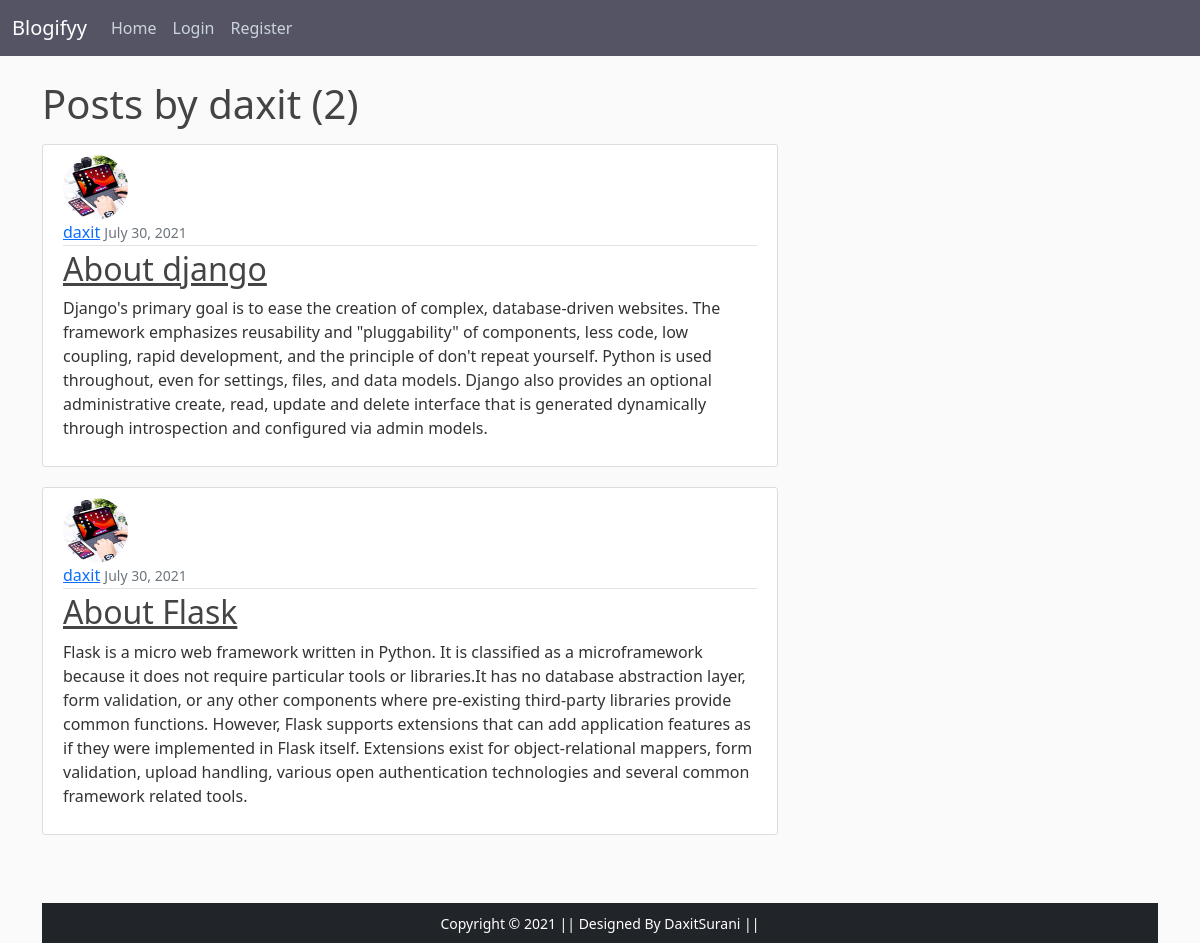
The app's page /user/daxit with its own data.
### blog/models.py (models this page shows, shortened)
class Post(models.Model):
    title=models.CharField(max_length=100)
    content=models.TextField()
    date_posted=models.DateTimeField(default=timezone.now)
    author=models.ForeignKey(User,on_delete=models.CASCADE)

### users/models.py (models this page shows, shortened)
class Profile(models.Model):
    user = models.OneToOneField(User, on_delete=models.CASCADE)
    image = models.ImageField(default='default.jpg', upload_to='profile_pics')

### blog/views.py (the view)
# urls.py: path('user/<str:username>',UserPostListView.as_view(), name='user-posts'),
class UserPostListView(ListView):
    model=Post
    template_name='blog/user_posts.html'
    context_object_name='posts'
    paginate_by=3
    def get_queryset(self):
        user=get_object_or_404(User,username=self.kwargs.get('username'))
        return Post.objects.filter(author=user).order_by('-date_posted')

### blog/templates/blog/user_posts.html (shortened to what this page needs)
{% extends "blog/base.html" %}
{% block content %}
    <h1 class="mb-3">Posts by {{ view.kwargs.username }} ({{ page_obj.paginator.count }})</h1>
    {% for post in posts %}
        <article class="media content-section">
          <img class="rounded-circle article-img" src="{{ post.author.profile.image.url }}">
          <div class="media-body">
            <div class="article-metadata">
              <a class="mr-2" href="{% url 'user-posts' post.author.username %}">{{ post.author }}</a>
              <small class="text-muted">{{ post.date_posted|date:"F d, Y" }}</small>
            </div>
            <h2><a class="article-title" href="{% url 'post-detail' post.id %}">{{ post.title }}</a></h2>
            <p class="article-content">{{ post.content }}</p>
          </div>
        </article>
    {% endfor %}
{% endblock content %}

### blog/static/blog/main.css (style rules this page uses)
body { background: #fafafa; color: #333333; margin-top: 5rem; }
h1, h2, h3, h4, h5, h6 { color: #444444; }
.content-section { background: #ffffff; padding: 10px 20px; border: 1px solid #dddddd; border-radius: 3px; margin-bottom: 20px; }
.article-title { color: #444444; }
.article-content { white-space: pre-line; }
.article-img { height: 65px; width: 65px; margin-right: 16px; }
.article-metadata { padding-bottom: 1px; margin-bottom: 4px; border-bottom: 1px solid #e3e3e3 }

### records on screen
Post: author.profile.image (picture), author "daxit", date_posted "July 30, 2021", title "About django", content "Django's primary goal is to ease the creation of complex, database-driven websites. The framework emphasizes reusability and \"pluggability\" of components, less code, low coupling, rapid development, and the principle of don't repeat yourself. Python is used throughout, even for settings, files, and data models. Django also provides an optional administrative create, read, update and delete interface that is generated dynamically through introspection and configured via admin models."
Post: author.profile.image (picture), author "daxit", date_posted "July 30, 2021", title "About Flask", content "Flask is a micro web framework written in Python. It is classified as a microframework because it does not require particular tools or libraries.It has no database abstraction layer, form validation, or any other components where pre-existing third-party libraries provide common functions. However, Flask supports extensions that can add application features as if they were implemented in Flask itself. Extensions exist for object-relational mappers, form validation, upload handling, various open authentication technologies and several common framework related tools."

### other values on screen
{{ view.kwargs.username }} "daxit"
{{ page_obj.paginator.count }} "2"
